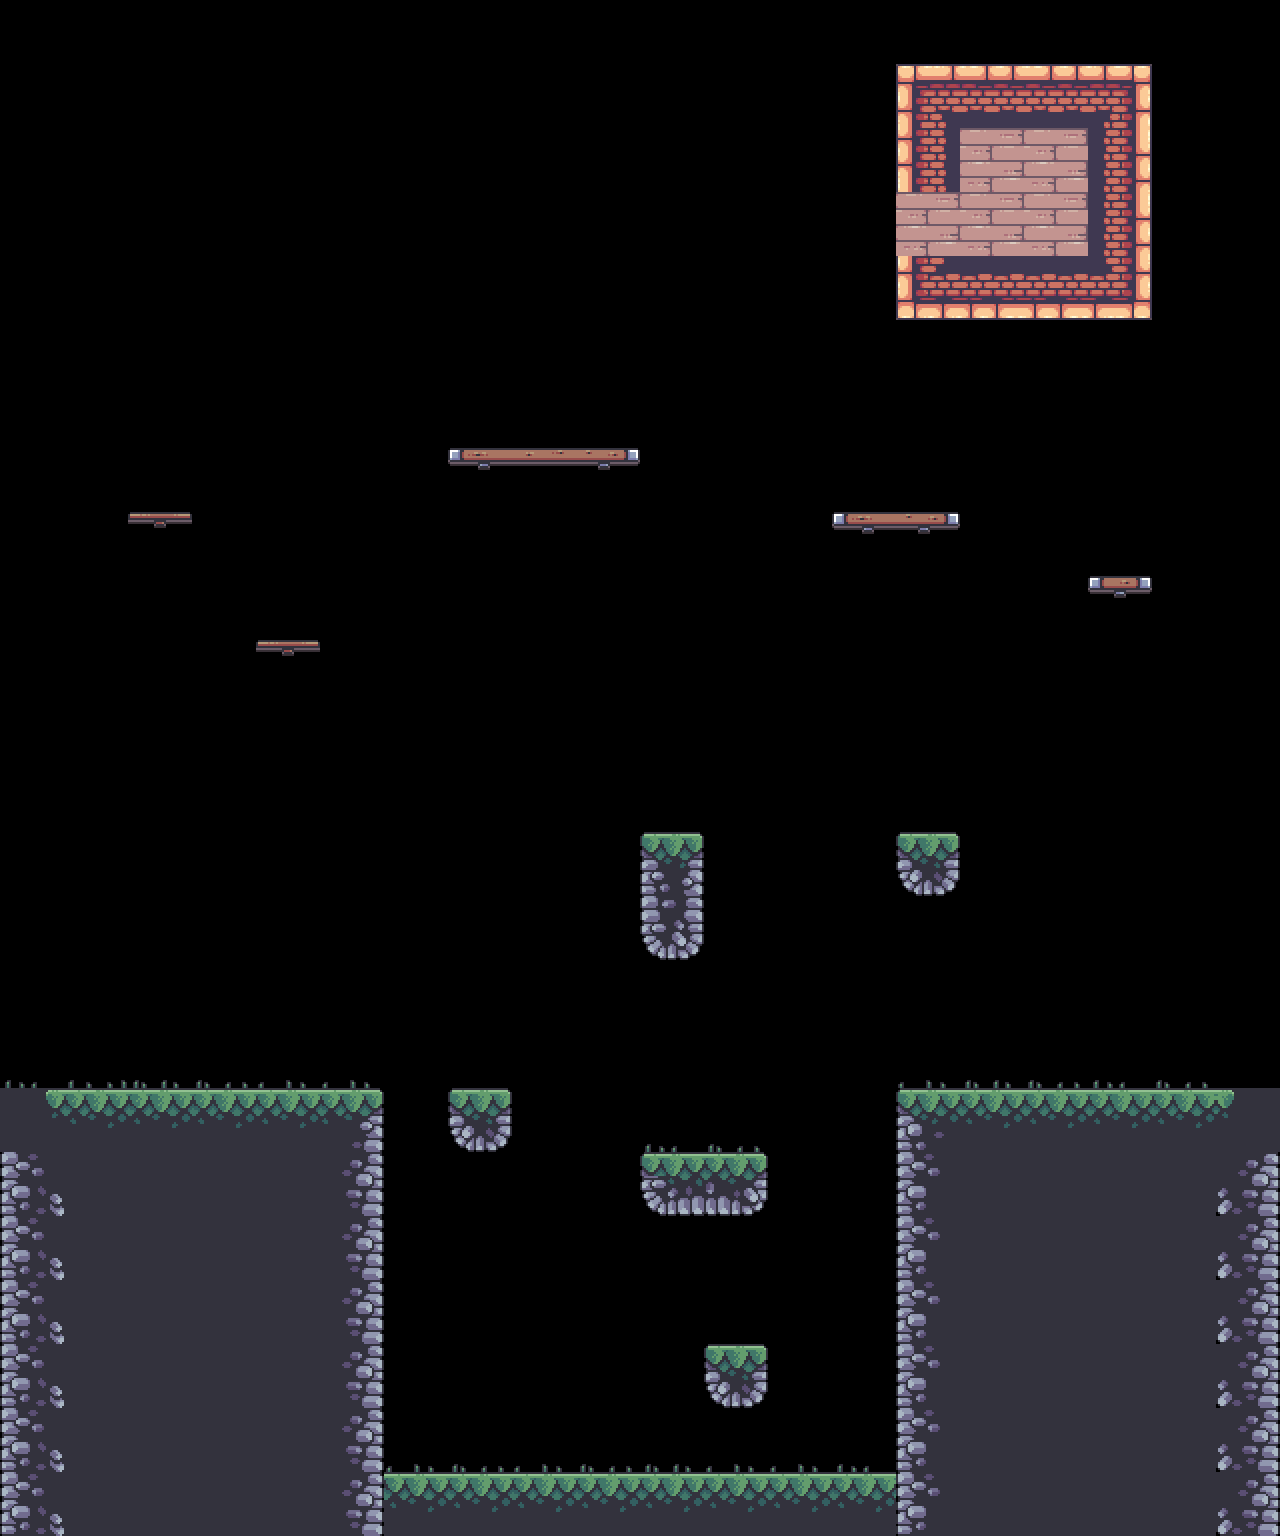

This is a level from a 2D game, rendered from its Tiled map with the project's own tilesets. A one-line summary and the map file follow, with tile-layer data summarised:
An orthogonal 20x24 tile map with 64x64 px tiles, 4 tile layers (background, terrain, platforms, foreground), 6 tilesets and 19 objects (4x silver, 3x moving_platform, 2x coin, 2x potion, 2x skull, ...).

<map version="1.10" tiledversion="1.10.2" orientation="orthogonal" renderorder="right-down" width="20" height="24" tilewidth="64" tileheight="64" infinite="0" nextlayerid="14" nextobjectid="42">
 <tileset firstgid="1" source="../tilesets/outside.tsx" />
 <tileset firstgid="49" source="../tilesets/objects.tsx" />
 <tileset firstgid="77" source="../tilesets/grass.tsx" />
 <tileset firstgid="82" source="../tilesets/platforms.tsx" />
 <tileset firstgid="90" source="../tilesets/items.tsx" />
 <tileset firstgid="95" source="../tilesets/inside.tsx" />
 <layer id="4" name="background" width="20" height="24">
  <data>[480 cells, 16 non-empty, 3 distinct tile ids]</data>
 </layer>
 <layer id="1" name="terrain" width="20" height="24">
  <data>[480 cells, 110 non-empty, 22 distinct tile ids]</data>
 </layer>
 <layer id="6" name="platforms" width="20" height="24">
  <data>[480 cells, 8 non-empty, 5 distinct tile ids]</data>
 </layer>
 <layer id="8" name="foreground" width="20" height="24">
  <data>[480 cells, 21 non-empty, 5 distinct tile ids]</data>
 </layer>
 <objectgroup id="2" name="objects">
  <object id="1" name="player" gid="56" x="406.961" y="1420.05" width="74" height="56" />
  <object id="14" name="door" gid="76" x="1003.24" y="256" width="82" height="98" />
 </objectgroup>
 <objectgroup id="7" name="moving">
  <object id="3" name="moving_platform" x="364.017" y="806.841" width="20.2232" height="202.069">
   <properties>
    <property name="platform" type="bool" value="true" />
    <property name="speed" type="int" value="100" />
   </properties>
  </object>
  <object id="10" name="moving_platform" x="471.387" y="702.906" width="671.296" height="18.804">
   <properties>
    <property name="platform" type="bool" value="true" />
    <property name="speed" type="int" value="200" />
   </properties>
  </object>
  <object id="11" name="moving_platform" x="115.28" y="362.847" width="674.153" height="16.3926">
   <properties>
    <property name="platform" type="bool" value="true" />
    <property name="speed" type="int" value="100" />
   </properties>
  </object>
  <object id="12" name="spike" gid="60" x="640" y="192" width="64" height="64">
   <properties>
    <property name="end_angle" type="int" value="180" />
    <property name="platform" type="bool" value="false" />
    <property name="radius" type="int" value="100" />
    <property name="speed" type="int" value="125" />
    <property name="start_angle" type="int" value="0" />
   </properties>
  </object>
  <object id="15" name="saw" x="1065.7" y="842.173" width="20.2232" height="202.069">
   <properties>
    <property name="platform" type="bool" value="false" />
    <property name="speed" type="int" value="125" />
   </properties>
  </object>
 </objectgroup>
 <objectgroup id="9" name="items">
  <object id="5" name="coin" gid="91" x="576" y="1472" width="64" height="64" />
  <object id="6" name="coin" gid="91" x="640" y="1472" width="64" height="64" />
  <object id="7" name="gem" gid="90" x="704" y="1472" width="64" height="64" />
  <object id="20" name="potion" gid="92" x="448" y="1088" width="64" height="64" />
  <object id="21" name="silver" gid="93" x="702.334" y="1359.45" width="64" height="64" />
  <object id="22" name="skull" gid="94" x="1152" y="1088" width="64" height="64" />
  <object id="31" name="skull" gid="94" x="96.6841" y="328.804" width="64" height="64" />
  <object id="32" name="potion" gid="92" x="1016.15" y="78.0042" width="64" height="64" />
  <object id="38" name="silver" gid="93" x="256" y="640" width="64" height="64" />
  <object id="39" name="silver" gid="93" x="832" y="512" width="64" height="64" />
  <object id="40" name="silver" gid="93" x="896" y="512" width="64" height="64" />
 </objectgroup>
 <objectgroup id="11" name="data">
  <object id="24" name="data" x="0" y="0" width="64" height="64">
   <properties>
    <property name="bg" value="" />
    <property name="bottom_limit" type="int" value="200" />
    <property name="death_bottom_border" type="int" value="0" />
    <property name="horizon_line" type="int" value="1000" />
    <property name="level_unlock" type="int" value="1" />
    <property name="top_limit" type="int" value="0" />
   </properties>
  </object>
 </objectgroup>
</map>
